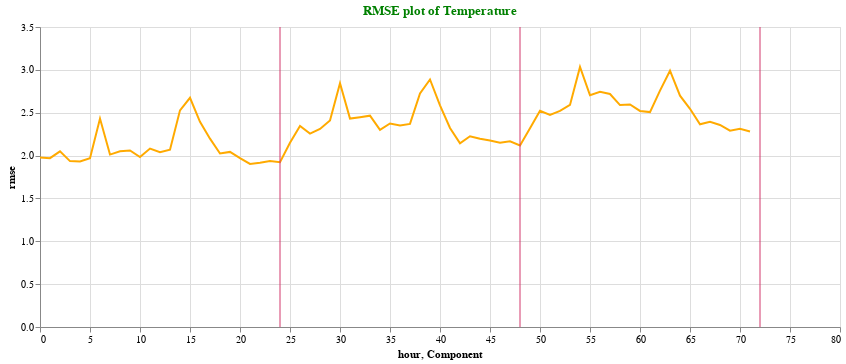

Notebook cell for this chart:
### Code cell
plotrmse(rmse_temp,"RMSE plot of Temperature")

### Figure 1 — Vega-Lite specification as saved in the notebook (floating-point values rounded to 4 significant figures)
{"config": {"view": {"continuousWidth": 400, "continuousHeight": 300}}, "layer": [{"data": {"name": "data-2a005dfbb0117d0fcb944c1fb7e38ee0"}, "mark": "line", "encoding": {"color": {"value": "#FFAA00"}, "x": {"field": "hour", "type": "quantitative"}, "y": {"field": "rmse", "type": "quantitative"}}, "height": 300, "title": {"text": ["RMSE plot of Temperature"], "color": "green"}, "width": 800}, {"data": {"name": "data-b9dd60dc560f7891b967d8e82c37ad0c"}, "mark": {"type": "rule", "color": "#D2386C"}, "encoding": {"x": {"field": "Component", "type": "quantitative"}}}], "$schema": "https://vega.github.io/schema/vega-lite/v4.17.0.json", "datasets": {"data-2a005dfbb0117d0fcb944c1fb7e38ee0": [{"rmse": 1.978, "hour": 0}, {"rmse": 1.97, "hour": 1}, {"rmse": 2.049, "hour": 2}, {"rmse": 1.935, "hour": 3}, {"rmse": 1.932, "hour": 4}, {"rmse": 1.968, "hour": 5}, {"rmse": 2.432, "hour": 6}, {"rmse": 2.012, "hour": 7}, {"rmse": 2.051, "hour": 8}, {"rmse": 2.059, "hour": 9}, {"rmse": 1.983, "hour": 10}, {"rmse": 2.082, "hour": 11}, {"rmse": 2.04, "hour": 12}, {"rmse": 2.069, "hour": 13}, {"rmse": 2.528, "hour": 14}, {"rmse": 2.675, "hour": 15}, {"rmse": 2.394, "hour": 16}, {"rmse": 2.197, "hour": 17}, {"rmse": 2.024, "hour": 18}, {"rmse": 2.043, "hour": 19}, {"rmse": 1.97, "hour": 20}, {"rmse": 1.903, "hour": 21}, {"rmse": 1.916, "hour": 22}, {"rmse": 1.936, "hour": 23}, {"rmse": 1.923, "hour": 24}, {"rmse": 2.149, "hour": 25}, {"rmse": 2.345, "hour": 26}, {"rmse": 2.257, "hour": 27}, {"rmse": 2.311, "hour": 28}, {"rmse": 2.41, "hour": 29}, {"rmse": 2.843, "hour": 30}, {"rmse": 2.432, "hour": 31}, {"rmse": 2.448, "hour": 32}, {"rmse": 2.465, "hour": 33}, {"rmse": 2.301, "hour": 34}, {"rmse": 2.374, "hour": 35}, {"rmse": 2.351, "hour": 36}, {"rmse": 2.37, "hour": 37}, {"rmse": 2.724, "hour": 38}, {"rmse": 2.888, "hour": 39}, {"rmse": 2.586, "hour": 40}, {"rmse": 2.322, "hour": 41}, {"rmse": 2.143, "hour": 42}, {"rmse": 2.225, "hour": 43}, {"rmse": 2.197, "hour": 44}, {"rmse": 2.175, "hour": 45}, {"rmse": 2.149, "hour": 46}, {"rmse": 2.166, "hour": 47}, {"rmse": 2.118, "hour": 48}, {"rmse": 2.32, "hour": 49}, {"rmse": 2.523, "hour": 50}, {"rmse": 2.475, "hour": 51}, {"rmse": 2.521, "hour": 52}, {"rmse": 2.59, "hour": 53}, {"rmse": 3.034, "hour": 54}, {"rmse": 2.704, "hour": 55}, {"rmse": 2.744, "hour": 56}, {"rmse": 2.719, "hour": 57}, {"rmse": 2.589, "hour": 58}, {"rmse": 2.596, "hour": 59}, {"rmse": 2.521, "hour": 60}, {"rmse": 2.507, "hour": 61}, {"rmse": 2.757, "hour": 62}, {"rmse": 2.99, "hour": 63}, {"rmse": 2.699, "hour": 64}, {"rmse": 2.546, "hour": 65}, {"rmse": 2.365, "hour": 66}, {"rmse": 2.394, "hour": 67}, {"rmse": 2.357, "hour": 68}, {"rmse": 2.29, "hour": 69}, {"rmse": 2.311, "hour": 70}, {"rmse": 2.28, "hour": 71}], "data-b9dd60dc560f7891b967d8e82c37ad0c": [{"Component": 24}, {"Component": 48}, {"Component": 72}]}}
